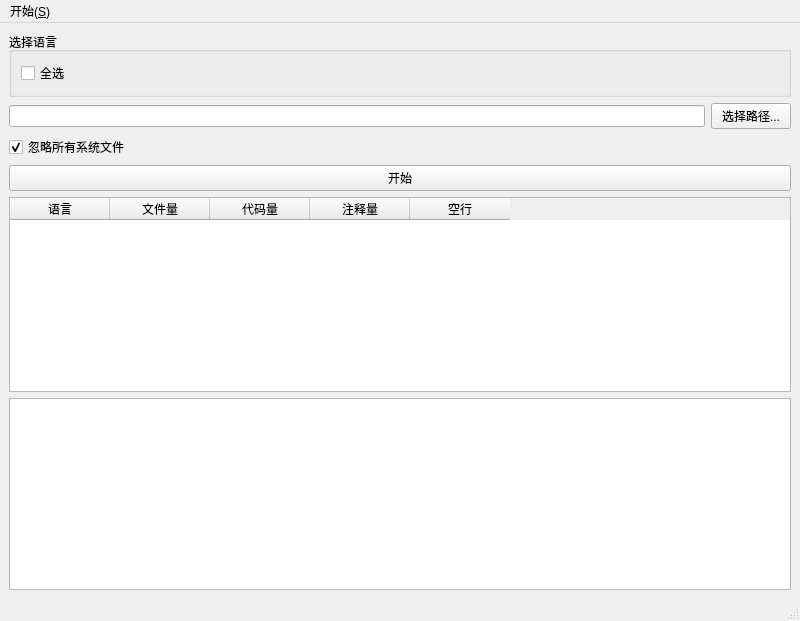
<?xml version="1.0" encoding="UTF-8"?>
<ui version="4.0">
 <class>MainWindow</class>
 <widget class="QMainWindow" name="MainWindow">
  <property name="geometry">
   <rect>
    <x>0</x>
    <y>0</y>
    <width>800</width>
    <height>621</height>
   </rect>
  </property>
  <property name="windowTitle">
   <string>MainWindow</string>
  </property>
  <widget class="QWidget" name="centralwidget">
   <layout class="QVBoxLayout" name="verticalLayout_2">
    <item>
     <widget class="QGroupBox" name="groupBox">
      <property name="title">
       <string>选择语言</string>
      </property>
      <layout class="QGridLayout" name="gridLayout_2">
       <item row="0" column="0">
        <layout class="QHBoxLayout" name="langSelectLayout">
         <item>
          <widget class="QCheckBox" name="selectAllCkBox">
           <property name="text">
            <string>全选</string>
           </property>
          </widget>
         </item>
        </layout>
       </item>
      </layout>
      <zorder>horizontalLayoutWidget_2</zorder>
      <zorder>horizontalLayoutWidget_2</zorder>
     </widget>
    </item>
    <item>
     <layout class="QHBoxLayout" name="pathSelectLayout">
      <item>
       <widget class="QLineEdit" name="selectPathLine">
        <property name="readOnly">
         <bool>true</bool>
        </property>
       </widget>
      </item>
      <item>
       <widget class="QPushButton" name="selectPathBtn">
        <property name="text">
         <string>选择路径...</string>
        </property>
       </widget>
      </item>
     </layout>
    </item>
    <item>
     <layout class="QGridLayout" name="startLayout">
      <item row="1" column="0">
       <widget class="QPushButton" name="startBtn">
        <property name="text">
         <string>开始</string>
        </property>
       </widget>
      </item>
      <item row="0" column="0">
       <widget class="QCheckBox" name="ignoreSysCkBox">
        <property name="text">
         <string>忽略所有系统文件</string>
        </property>
        <property name="checked">
         <bool>true</bool>
        </property>
       </widget>
      </item>
     </layout>
    </item>
    <item>
     <layout class="QVBoxLayout" name="verticalLayout">
      <item>
       <widget class="QTableWidget" name="resultTable">
        <property name="sizePolicy">
         <sizepolicy hsizetype="Expanding" vsizetype="Expanding">
          <horstretch>0</horstretch>
          <verstretch>1</verstretch>
         </sizepolicy>
        </property>
        <property name="editTriggers">
         <set>QAbstractItemView::NoEditTriggers</set>
        </property>
        <column>
         <property name="text">
          <string>语言</string>
         </property>
        </column>
        <column>
         <property name="text">
          <string>文件量</string>
         </property>
        </column>
        <column>
         <property name="text">
          <string>代码量</string>
         </property>
        </column>
        <column>
         <property name="text">
          <string>注释量</string>
         </property>
        </column>
        <column>
         <property name="text">
          <string>空行</string>
         </property>
        </column>
       </widget>
      </item>
      <item>
       <widget class="QTextEdit" name="logTextArea">
        <property name="sizePolicy">
         <sizepolicy hsizetype="Expanding" vsizetype="Expanding">
          <horstretch>0</horstretch>
          <verstretch>0</verstretch>
         </sizepolicy>
        </property>
        <property name="readOnly">
         <bool>true</bool>
        </property>
       </widget>
      </item>
     </layout>
    </item>
   </layout>
  </widget>
  <widget class="QMenuBar" name="menubar">
   <property name="geometry">
    <rect>
     <x>0</x>
     <y>0</y>
     <width>800</width>
     <height>23</height>
    </rect>
   </property>
   <widget class="QMenu" name="menu">
    <property name="title">
     <string>开始(&amp;S)</string>
    </property>
    <addaction name="selectPathAction"/>
    <addaction name="separator"/>
    <addaction name="exitAction"/>
   </widget>
   <addaction name="menu"/>
  </widget>
  <widget class="QStatusBar" name="statusbar"/>
  <action name="exitAction">
   <property name="text">
    <string>退出(&amp;E)</string>
   </property>
   <property name="shortcut">
    <string>Esc</string>
   </property>
   <property name="softKeyRole">
    <enum>QAction::NoSoftKey</enum>
   </property>
  </action>
  <action name="selectPathAction">
   <property name="text">
    <string>选择路径(&amp;S)</string>
   </property>
   <property name="shortcut">
    <string>Ctrl+O</string>
   </property>
  </action>
 </widget>
 <resources/>
 <connections/>
</ui>
